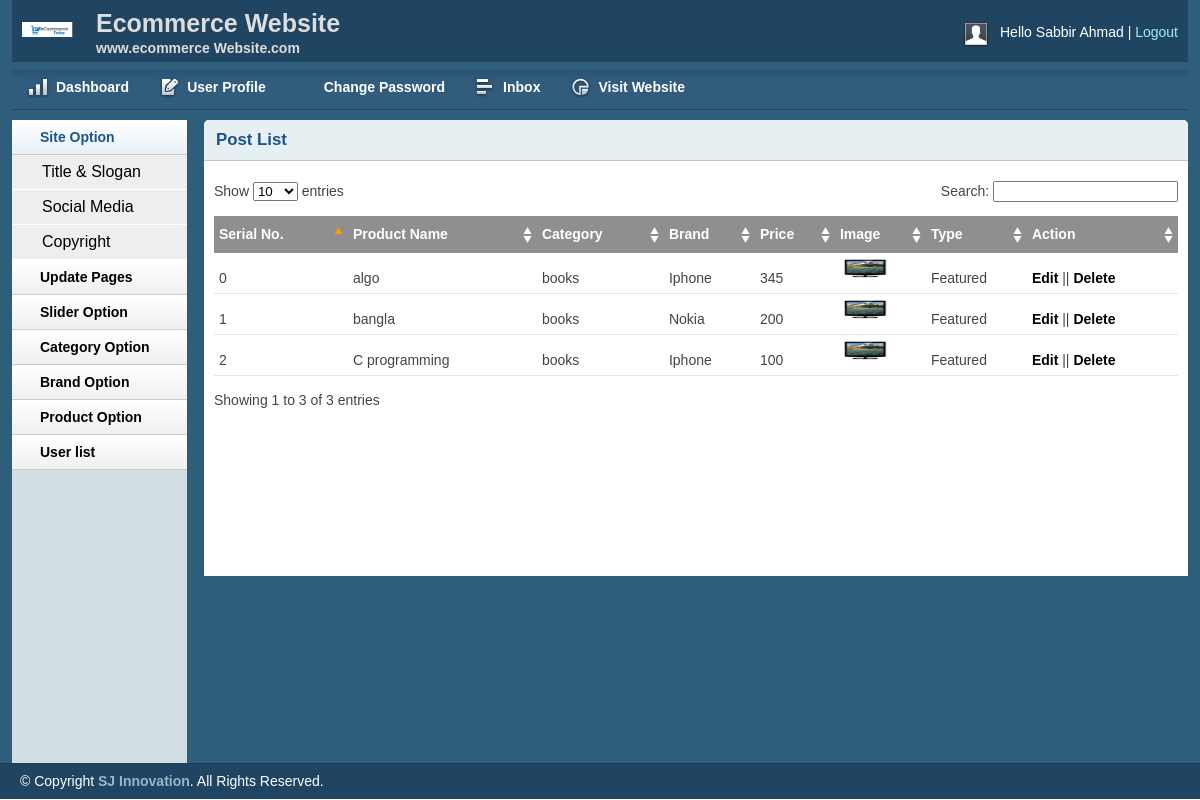
Page /admin/productlist.php (signed in) on the committed database.
### tables this page shows
CREATE TABLE `products` (
  `product_id` int(11) NOT NULL,
  `product_name` varchar(255) NOT NULL,
  `cat_id` int(11) NOT NULL,
  `brand_id` int(11) NOT NULL,
  `body` text NOT NULL,
  `price` float NOT NULL,
  `image` varchar(255) NOT NULL,
  `type` tinyint(4) NOT NULL DEFAULT '0'
);

CREATE TABLE `create_category` (
  `cat_id` int(11) NOT NULL,
  `cat_name` varchar(255) NOT NULL
);

CREATE TABLE `brand` (
  `brand_id` int(11) NOT NULL,
  `brand_name` varchar(255) NOT NULL
);

### lib/Session.php (called while the page is built, shortened)
<?php
    class Session{
     public static function get($key){
      if (isset($_SESSION[$key])) {
       return $_SESSION[$key];
      } else {
       return false;
      }
     }
    }
?>

### lib/Database.php (called while the page is built, shortened)
<?php
    Class Database{
     public $host   = DB_HOST;
     public $user   = DB_USER;
     public $pass   = DB_PASS;
     public $dbname = DB_NAME;
     public $link;
    private function connectDB(){
     $this->link = new mysqli($this->host, $this->user, $this->pass,
      $this->dbname);
     }
    public function select($query){
      $result = $this->link->query($query) or
       die($this->link->error.__LINE__);
      if($result->num_rows > 0){
        return $result;
      } else {
        return false;
      }
     }
 }

### classes/Product.php (called while the page is built, shortened)
<?php
	$filepath = realpath(dirname(__FILE__));
	include_once ($filepath.'/../lib/Database.php');
?>
<?php
	class Product
	{
		private $db;
		public function __construct()
		{
			$this->db = new Database();
		}
		public function getAllProduct(){
			$query = "SELECT p.*, c.cat_name, b.brand_name
			FROM products as p, create_category as c, brand as b
			WHERE p.cat_id = c.cat_id AND p.brand_id = b.brand_id
			ORDER BY p.product_id DESC";
			$result = $this->db->select($query);
			return $result;
		}
	}
?>

### admin/productlist.php (the view, shortened to what this page needs)
<?php
	include 'inc/header.php';
	include 'inc/sidebar.php';
	include '../classes/Product.php';
?>
<?php
	$product = new Product();
?>
<div class="grid_10">
    <div class="box round first grid">
        <h2>Post List</h2>
        <div class="block">
            <table class="data display datatable" id="example">
			<thead>
				<tr>
					<th>Serial No.</th>
					<th>Product Name</th>
					<th>Category</th>
					<th>Brand </th>
					<th>Price </th>
					<th>Image </th>
					<th>Type </th>
					<th>Action</th>
				</tr>
			</thead>
			<tbody>
				<?php
					$getpd = $product->getAllProduct();
					if($getpd)
					{
						$i = 0;
						while($result = $getpd->fetch_assoc()){
				?>
				<tr class="odd gradeX">
					<td><?php echo $i++; ?></td>
					<td><?php echo $result['product_name']; ?></td>
					<td><?php echo $result['cat_name']; ?></td>
					<td><?php echo $result['brand_name']; ?></td>
					<td><?php echo $result['price']; ?></td>
					<td> <img src="<?php echo $result['image']; ?>" height="30px" width="50px" /> </td>
					<td>
						<?php
								if($result['type']==0){
									echo "Featured";
								}
								else
								{
									echo "General";
								}
						 ?>
					</td>
					<td><a href="productedit.php?proid=<?php echo $result['product_id']; ?>">Edit</a> || <a onclick="return confirm('Are you sure to delete')" href="?delpro=<?php echo $result['product_id']; ?> ">Delete</a></td>
				</tr>
				<?php
					} }
				?>
			</tbody>
		</table>
       </div>
    </div>
</div>
<?php include 'inc/footer.php';?>

### admin/inc/header.php (shortened to what this page needs)
<?php
    include '../lib/Session.php';
?>
<!DOCTYPE html>
<html>
<head>
    <link rel="stylesheet" type="text/css" href="css/reset.css" media="screen" />
    <link rel="stylesheet" type="text/css" href="css/text.css" media="screen" />
    <link rel="stylesheet" type="text/css" href="css/grid.css" media="screen" />
    <link rel="stylesheet" type="text/css" href="css/layout.css" media="screen" />
    <link rel="stylesheet" type="text/css" href="css/nav.css" media="screen" />
    <link href="css/table/demo_page.css" rel="stylesheet" type="text/css" />
</head>
<body>
    <div class="container_12">
        <div class="grid_12 header-repeat">
            <div id="branding">
                <div class="floatleft logo">
                    <img src="img/livelogo.png" alt="Logo" />
				</div>
				<div class="floatleft middle">
					<h1>Ecommerce Website</h1>
					<p>www.ecommerce Website.com</p>
				</div>
                <div class="floatright">
                    <div class="floatleft">
                        <img src="img/img-profile.jpg" alt="Profile Pic" /></div>
                    <div class="floatleft marginleft10">
                        <ul class="inline-ul floatleft">
                            <li>Hello <?php echo Session::get('AdminName')?></li>
                            <li><a href="?action=logout">Logout</a></li>
                        </ul>
                    </div>
                </div>
            </div>
        </div>
        <div class="grid_12">
            <ul class="nav main">
                <li class="ic-dashboard"><a href="dashboard.php"><span>Dashboard</span></a> </li>
                <li class="ic-form-style"><a href=""><span>User Profile</span></a></li>
				<li class="ic-typography"><a href="changepassword.php"><span>Change Password</span></a></li>
				<li class="ic-grid-tables"><a href="inbox.php"><span>Inbox</span></a></li>
                <li class="ic-charts"><a href=""><span>Visit Website</span></a></li>
            </ul>
        </div>

### admin/inc/sidebar.php (shortened to what this page needs)
<div class="grid_2">
    <div class="box sidemenu">
        <div class="block" id="section-menu">
            <ul class="section menu">
               <li><a class="menuitem">Site Option</a>
                    <ul class="submenu">
                        <li><a href="titleslogan.php">Title & Slogan</a></li>
                        <li><a href="social.php">Social Media</a></li>
                        <li><a href="copyright.php">Copyright</a></li>
                    </ul>
                </li>
                 <li><a class="menuitem">Update Pages</a>
                </li>
				<li><a class="menuitem">Slider Option</a>
                </li>
                <li><a class="menuitem">Category Option</a>
                </li>
                <li><a class="menuitem">Brand Option</a>
                </li>
                <li><a class="menuitem">Product Option</a>
                </li>
                <li><a class="menuitem">User list</a>
                </li>
            </ul>
        </div>
    </div>
</div>

### admin/inc/footer.php (shortened to what this page needs)
    </div>
    <div id="site_info">
        <p>
         &copy; Copyright <a href="#">SJ Innovation</a>. All Rights Reserved.
        </p>
    </div>
</body>
</html>

### admin/css/layout.css (style rules this page uses)
body { background: #fff none repeat scroll 0 0; color: #444; font-size: 14px; padding: 0; }
.floatleft { float:left; }
.logo img { margin-top: -15px; width: 52px; }
.middle { margin-left: 22px; margin-top: -14px; }
.middle h1 { color:#ddd;margin:0 }
.middle p { color: #ddd; margin: 0; font-weight: bold; }
.floatright { float:right; }
.inline-ul li { display:inline; color:#fff; }
.marginleft10 { margin-left:10px; }
a { color: #000; font-weight:bold; text-decoration: none; }
.container_12, .container_16 { background:#2E5E79; }
h1, h2, h3, h4, h5, h6 { line-height:1.2em; margin-bottom:.3em; }
h2 { margin-top:1em; }
#branding { font-weight: normal; margin-bottom: 0; padding: 22px 10px 3px; text-align: left; }
.header-repeat { background:url(../img/header-repeat.jpg) repeat-x; }
#branding a { color:#A1EAFF; font-weight:normal; }
#branding a:before { content:" | "; color:#fff; }
#branding ul, #branding ul li { margin:0px; padding:0px; }
#branding li { padding:0px 0px 0px 0px !important; }
.box { background:#fff; margin-bottom:20px; padding:10px 10px 10px 10px; margin-left:-8px; }
.box.grid { padding-bottom:40px; }
.box.round { -moz-border-radius: 5px 5px 0px 0px; -webkit-border-radius: 5px 5px 0px 0px; border-radius: 5px 5px 0px 0px; }
.box h2 { font-size:1.2em; font-weight:bold; color:#1B548D; background:#E6F0F3; margin:-10px -10px 0 -10px; padding:10px 12px; border-bottom:1px solid #B3CBD6; -moz-border-radius: 5px 5px 0px 0px; -webkit-border-radius: 5px 5px 0px 0px; border-radius: 5px 5px 0px 0px; }
.box.first { min-height: 406px; }
.block { padding-top:20px; }
.box.sidemenu { background-color:#D1DEE4; border-right:1px solid #3A5665; padding:0px; margin:0px; cursor:pointer; }
.box.sidemenu .block { padding-top:0px; margin-top:0px; }
p { margin-bottom:1em; }
ul, ol { padding-top:0; }
ul.menu { list-style:none; border-top:1px solid #bbb; }
ul.menu li { margin:0; }
ul.menu li a { display:block; padding:4px 10px; border-bottom:1px solid #ccc; }
ul.menu ul { list-style:none; margin:0; }
ul.menu ul li a { padding-left:30px; }
ul.section { border-top:0; margin-bottom:0; }
ul.section li a { background:url(../img/sidemenu-repeat.jpg) repeat-x; line-height:26px; padding-left:28px; }
ul.section li li a { background:#ddd; border-bottom:1px solid #eee; }
ul.section ul li { text-transform:none; }
ul.section ul.current li a { background: #eee none repeat scroll 0 0; border-bottom: 1px solid #fff; font-size: 16px; font-weight: normal; }
ul.section li a.current { color:#1B548D; background:url(../img/sidemenu-repeat-hover.jpg) repeat-x; }
#site_info { color:#fff; background:#204562; border-top:1px solid #1d3b53; padding-left:20px; }
#site_info p { line-height:35px; margin-bottom:0px; }
#site_info a { color:#9ab6cc; }
.block { padding-bottom:1px; }
table.display { margin: 0 auto; clear: both; width: 100%; }
.sorting_asc { background: #8f8f8f url(../img/table/sort_asc.png) no-repeat center right; padding:8px 5px; text-align:left; color:#fff; }
.sorting { background:#8f8f8f url(../img/table/sort_both.png) no-repeat center right; padding:8px 5px; text-align:left; color:#fff; }
tr.odd { height: 30px; line-height: 30px; border-bottom:1px solid #e6e6e6; }
tr.even { height: 30px; line-height: 30px; border-bottom:1px solid #e6e6e6; }
tr.odd td, tr.even td { padding-left:5px; }

### rows in the picture
products: product_name "algo", cat.cat_name "books", brand.brand_name "Iphone", price "345", image (picture), type "Featured"
products: product_name "bangla", cat.cat_name "books", brand.brand_name "Nokia", price "200", image (picture), type "Featured"
products: product_name "C programming", cat.cat_name "books", brand.brand_name "Iphone", price "100", image (picture), type "Featured"

### other values in the picture
Session::get('AdminName') "Sabbir Ahmad"
